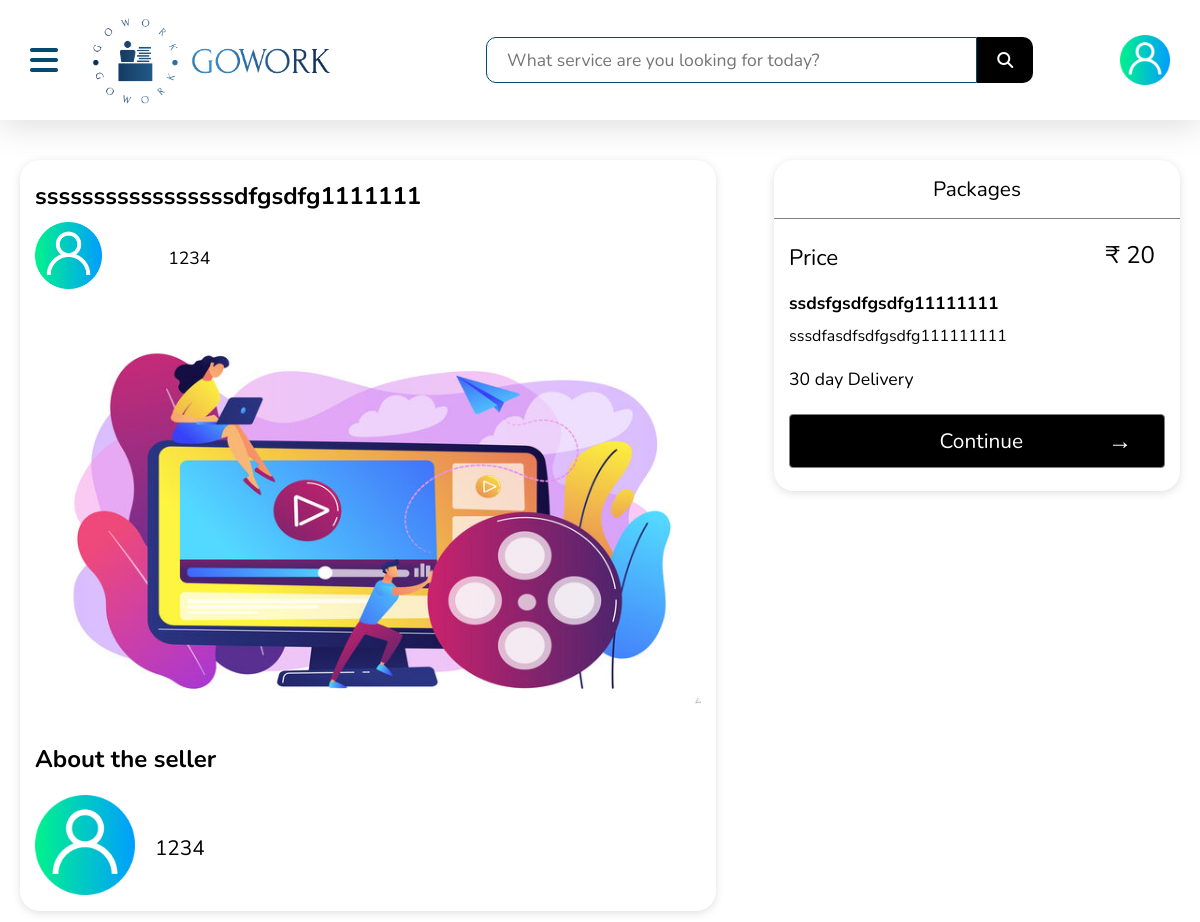
Page /app/view/gigCard.php?gig_id=124 (signed in) on the committed database.
### tables this page shows
CREATE TABLE `gigs` (
  `gig_id` int(255) NOT NULL,
  `seller_user_id` int(255) NOT NULL,
  `gig_title` varchar(80) NOT NULL,
  `package_name` varchar(35) NOT NULL,
  `package_describe` varchar(100) NOT NULL,
  `delivery_time` varchar(20) NOT NULL,
  `package_price` int(5) NOT NULL,
  `images` text NOT NULL,
  `upload_time` datetime NOT NULL DEFAULT current_timestamp()
);

CREATE TABLE `users` (
  `user_id` int(11) NOT NULL,
  `username` varchar(11) NOT NULL,
  `email` varchar(255) NOT NULL,
  `password` varchar(255) NOT NULL,
  `timestamp` datetime NOT NULL DEFAULT current_timestamp()
);

### app/core/controller/main.php (called while the page is built, shortened)
<?php
require_once __DIR__ . '../../../model/class.users.php';
if (isset($_SESSION['loggedin']) && $_SESSION['loggedin'] == true) {
    $user = new Users();
}

### app/model/class.users.php (called while the page is built, shortened)
<?php
require_once __DIR__ . '../../model/class.database.php';
class Users extends Database
{
    function gig_card_id($id)
    {
        $sql = "SELECT * FROM `gigs` WHERE gig_id=$id";
        $result = $this->query($sql);
        return $result;
    }
    function gig_card_sellerId($seller_user_id)
    {
        $sql = "SELECT * FROM `users` WHERE user_id=$seller_user_id";
        $result = $this->query($sql);
        return $result;
    }
}

### app/model/class.database.php (called while the page is built, shortened)
<?php
class Database
{
    public $server = "localhost";
    public $username = "root";
    public $password = "";
    public $database = "gowork";
    function connect()
    {
        $conn = mysqli_connect(
            $this->server,
            $this->username,
            $this->password,
            $this->database
        );
        return $conn;
    }
    function query($query)
    {
        $result = mysqli_query($this->connect(), $query);
        return $result;
    }
}

### app/core/controller/gigcard.php (the view, shortened to what this page needs)
<?php
require_once __DIR__ . '../../controller/main.php';
$id = $_GET['gig_id'];
$row = mysqli_fetch_assoc($user->gig_card_id($id));
$gig_id = $_SESSION['pay_gig_id'] = $row['gig_id'];
$gig_id_hash = password_hash($gig_id, PASSWORD_DEFAULT);
$seller_user_id = $row['seller_user_id'];
$gig_title = $row['gig_title'];
$package_name = $row['package_name'];
$package_describe = $row['package_describe'];
$delivery_time = $row['delivery_time'];
$package_price = $row['package_price'];
$images = $row['images'];
$row  = mysqli_fetch_assoc($user->gig_card_sellerId($seller_user_id));
$username = $row['username'];
echo '<div class="main" id="main">
<div class="gig-overview">
<h1 class="gig-page-title">' . $gig_title . '</h1>
<div class="seller-overview">
<div class="seller-img"><img src="/assets/img/user - Copy.png" class="seller-img-inner" alt="error"></div>
<div class="seller-view">
<a href="/app/view/user_show_profile.php/@'.$username.'" class="seller-name">' . $username . '</a>
</div>
</div>
</div>
<div class="gig-gallery-component">
<div class="gig-img"><img class="gig-img-inner" src="/assets/img/' . $images . '" alt=""></div>
</div>
<h2 class="section-title">
<span class="section-title-inner">About the seller</span>
</h2>
<div class="profile-info">
<div class="user-profile-image">
<img class="user-profile-image-inner" src="/assets/img/user - Copy.png" alt="error">
</div>
<div class="user-profile-label">
<a href="/app/view/user_show_profile.php/@'.$username.'" class="seller-name">' . $username . '</a>
</div>
</div>
</div>
<aside class="sidebar-content">
<div class="packages-tabs">
<div class="nav-container">
<span class="basic">Packages</span>
</div>
<div class="package-content">
<div class="price-wrapper">
<span class="price-heading">Price</span>
<span name="package_price" id="package_price" class="price">&#8377; ' . $package_price . '</span>
</div>
<div class="package-title-desc">
<h3 class="package-title">' . $package_name . '</h3>
<div class="package-describe">' . $package_describe . '</div>
</div>
<div class="delivery-wrapper">' . $delivery_time . '</div>
<footer class="tab-footer">
<button id="open-button" class="continue-btn">
<span class="continue-heading">Continue</span>
<span class="right-arrow">&rarr;</span>
</button>
<div class="packages_price">&#8377;' . $package_price . '</div>
<a href="/app/view/payments.php?gig_id=' . $gig_id_hash . '" class="continue-Btn" name="submit_transaction">Continue (&#8377;' . $package_price . ')</a>
</footer>
</div>
</div>
</aside>';

### app/view/gigCard.php (shortened to what this page needs)
<!DOCTYPE html>
<html lang="en">
<head>
  <link rel="stylesheet" href="/assets/css/home.css">
</head>
<body>
  <?php
  require_once __DIR__ . '../../view/component/header.php';
  ?>
  <div class="gig-page" id="gig_page">
    <?php require_once __DIR__ . '../../core/controller/gigcard.php' ?>
  </div>
</body>
</html>

### app/view/component/header.php (shortened to what this page needs)
<!DOCTYPE html>
<html lang="en">
<head>
    <link rel="stylesheet" href="https://cdnjs.cloudflare.com/ajax/libs/font-awesome/6.4.2/css/all.min.css" />
    <link rel="stylesheet" href="/assets/css/header.css">
</head>
<body>
    <?php require_once __DIR__ . '../../../core/controller/header.php'; ?>
</body>
</html>

### app/core/controller/header.php (shortened to what this page needs)
<?php require_once __DIR__ . '../../controller/main.php'; ?>
<header class="navigation" id="navigation">
    <nav class="navbar">
        <div class="nav-bar">
            <div class="menu-btn" id="menu_btn">
                <i class="fa-solid fa-bars"></i>
            </div>
            <a href="/app/view/home.php" id="logo">
                <img id="logo-inner" src="/assets/img/gowork_logo.png" alt="error">
            </a>
        </div>
        <div class="nav">
            <ul class="nav-listing">
                <li class="searching-bar"><input type="search" name="search" id="search-bar" placeholder="What service are you looking for today?" /><span class="search-icon"><i class="fa-solid fa-magnifying-glass"></i></span></li>
                <li><a href="/app/view/user_profile.php" class="user-pic">
                    <img class="user-pic-inner" src="/assets/img/user - Copy.png" alt="error"></a></li>
            </ul>
        </div>
    </nav>
</header>

### assets/css/home.css (style rules this page uses)
.gig-page { display: flex; width: 100%; justify-content: space-between; padding: 40px 20px; }
.gig-page .main { width: 60%; padding: 0px 15px; box-shadow: rgba(99, 99, 99, 0.2) 0px 2px 8px 0px; border-radius: 20px; }
.gig-page .main .gig-overview { padding: 10px 0px; }
.gig-page .main .gig-overview .gig-page-title { padding: 10px 0px; word-break: break-all; font-size: 1.5rem; }
.gig-page .main .gig-overview .seller-overview { display: flex; justify-content: space-between; }
.gig-page .main .gig-overview .seller-overview .seller-img { width: 10%; }
.gig-page .main .gig-overview .seller-overview .seller-img .seller-img-inner { width: 100%; }
.gig-page .main .gig-overview .seller-overview .seller-view { width: 80%; display: flex; align-items: center; }
.gig-page .main .gig-overview .seller-overview .seller-view .seller-name { font-size: 1.1rem; color: black; text-decoration: none; }
.gig-page .main .gig-gallery-component { padding: 10px 0px; }
.gig-page .main .gig-gallery-component .gig-img { width: 100%; }
.gig-page .main .gig-gallery-component .gig-img .gig-img-inner { width: 100%; }
.gig-page .main .section-title { padding: 10px 0px; }
.gig-page .main .section-title .section-title-inner { font-size: 1.5rem; }
.gig-page .main .profile-info { display: flex; justify-content: space-between; padding: 10px 0px; }
.gig-page .main .profile-info .user-profile-image { width: 15%; }
.gig-page .main .profile-info .user-profile-image .user-profile-image-inner { width: 100%; }
.gig-page .main .profile-info .user-profile-label { width: 82%; display: flex; align-items: center; }
.gig-page .main .profile-info .user-profile-label .seller-name { font-size: 1.3rem; text-decoration: none; color: black; }
.gig-page .sidebar-content { width: 35%; }
.gig-page .sidebar-content .packages-tabs { position: sticky; top: 85px; left: 0; right: 0; box-shadow: rgba(99, 99, 99, 0.2) 0px 2px 8px 0px; border-radius: 20px; bottom: 0; }
.gig-page .sidebar-content .packages-tabs .nav-container { border-bottom: 1px solid gray; }
.gig-page .sidebar-content .packages-tabs .nav-container .basic { display: flex; padding: 15px 0px; font-size: 1.3rem; justify-content: space-around; }
.gig-page .sidebar-content .packages-tabs .package-content { padding: 15px 15px; }
.gig-page .sidebar-content .packages-tabs .package-content .price-wrapper { display: flex; justify-content: space-between; }
.gig-page .sidebar-content .packages-tabs .package-content .price-wrapper .price-heading { padding: 8px 0px; font-size: 1.4rem; }
.gig-page .sidebar-content .packages-tabs .package-content .price-wrapper .price { padding: 5px 10px; font-size: 1.5rem; }
.gig-page .sidebar-content .packages-tabs .package-content .package-title-desc { padding: 5px 0px; }
.gig-page .sidebar-content .packages-tabs .package-content .package-title-desc .package-title { word-break: break-all; font-size: 1.1rem; padding: 5px 0px; }
.gig-page .sidebar-content .packages-tabs .package-content .package-title-desc .package-describe { word-break: break-all; font-size: 1rem; padding: 5px 0px; }
.gig-page .sidebar-content .packages-tabs .package-content .delivery-wrapper { font-size: 1.1rem; padding: 10px 0px 15px 0px; }
.gig-page .sidebar-content .packages-tabs .package-content .tab-footer { padding: 8px 0px; }
.gig-page .sidebar-content .packages-tabs .package-content .tab-footer .continue-btn { border: 1px solid gray; display: flex; align-items: center; width: 100%; background-color: black; color: white; justify-content: space-between; padding: 10px 10px; border-radius: 4px; cursor: pointer; }
.gig-page .sidebar-content .packages-tabs .package-content .tab-footer .continue-btn .continue-heading { font-size: 1.3rem; width: 63%; display: flex; justify-content: end; }
.gig-page .sidebar-content .packages-tabs .package-content .tab-footer .continue-btn .right-arrow { font-size: 1.5rem; display: flex; width: 13%; justify-content: start; }

### rows in the picture
gigs: gig_title "sssssssssssssssssdfgsdfg1111111", images (picture), package_price "20", package_name "ssdsfgsdfgsdfg11111111", package_describe "sssdfasdfsdfgsdfg111111111", delivery_time "30 day Delivery"
users: username "1234"
